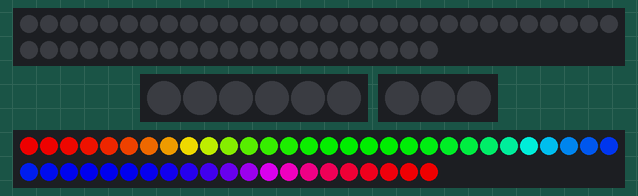
A sketch run on a simulated Arduino Uno, built with avr-gcc and run on an emulated ATmega328P. Shown: 2 × 51 RGB LEDs in strip order, left to right, continuing on the next row, 6 RGB LEDs in strip order, left to right, 3 RGB LEDs in strip order, left to right.

Above: at 0.15 s.
At 2.58 s:
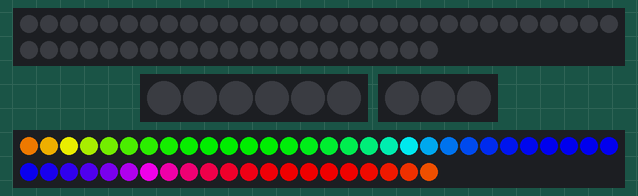
At 5.16 s:
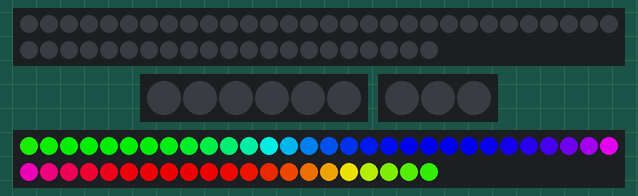
At 10.31 s:
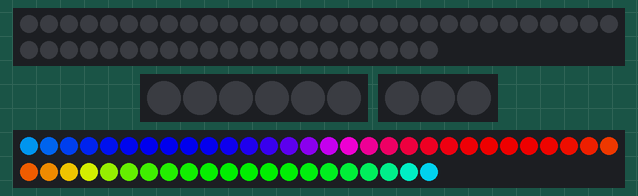
At 15.47 s:
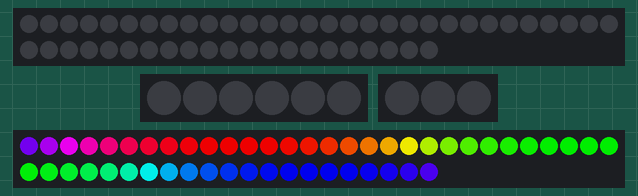
At 20.63 s:
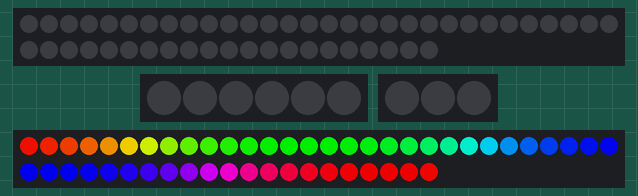

The sketch:

LEDs.ino
```cpp
// ! <-- Include required libraries --> !
#include <Adafruit_NeoPixel.h>

// --> Include required libraries <--

// ! <-- Communication-needed devices settings --> !

int
//LED 1 (H1)
H1_pin = 0,
H1_numOfLeds = 51,

//LED 2 (H2)
H2_pin = 1,
H2_numOfLeds = 6,

//LED 3 (H3)
H3_pin = 2,
H3_numOfLeds = 3;

// Link LEDs
Adafruit_NeoPixel H1(H1_numOfLeds, H1_pin, NEO_GRB + NEO_KHZ800); // Link H1 to NeoPixel lib
Adafruit_NeoPixel H2(H2_numOfLeds, H2_pin, NEO_GRB + NEO_KHZ800); // Link H2 to NeoPixel lib
Adafruit_NeoPixel H3(H3_numOfLeds, H3_pin, NEO_GRB + NEO_KHZ800); // Link H3 to NeoPixel lib
// --> Communication-needed devices settings <--

void setup() {
  // ! <-- Devices and pins init --> !


  H1.begin(); H2.begin(); H3.begin();
  H1.clear(); H2.clear(); H3.clear();
  H1.setBrightness(200); H2.setBrightness(200); H3.setBrightness(200);
  // --> Devices and pins init <--
}

void loop() {
  rainbow(10, H1);
  rainbow(10, H2);
  rainbow(10, H3);
}

void rainbow(int wait, Adafruit_NeoPixel H) {
  // Hue of first pixel runs 5 complete loops through the color wheel.
  // Color wheel has a range of 65536 but it's OK if we roll over, so
  // just count from 0 to 5*65536. Adding 256 to firstPixelHue each time
  // means we'll make 5*65536/256 = 1280 passes through this loop:
  for(long firstPixelHue = 0; firstPixelHue < 5*65536; firstPixelHue += 256) {
    // strip.rainbow() can take a single argument (first pixel hue) or
    // optionally a few extras: number of rainbow repetitions (default 1),
    // saturation and value (brightness) (both 0-255, similar to the
    // ColorHSV() function, default 255), and a true/false flag for whether
    // to apply gamma correction to provide 'truer' colors (default true).
    H.rainbow(firstPixelHue);
    // Above line is equivalent to:
    // strip.rainbow(firstPixelHue, 1, 255, 255, true);
    H.show(); // Update strip with new contents
    delay(wait);  // Pause for a moment
  }
}
```

Measured:
- by itself, everything shown: repeats every 19.4 s, in 256 steps
